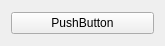
<?xml version="1.0" encoding="UTF-8"?>
<ui version="4.0">
 <class>Form</class>
 <widget class="QWidget" name="Form">
  <property name="geometry">
   <rect>
    <x>0</x>
    <y>0</y>
    <width>165</width>
    <height>46</height>
   </rect>
  </property>
  <property name="windowTitle">
   <string>Form</string>
  </property>
  <layout class="QVBoxLayout" name="verticalLayout">
   <item>
    <widget class="ColorButton" name="btn_color">
     <property name="text">
      <string>PushButton</string>
     </property>
    </widget>
   </item>
  </layout>
 </widget>
 <customwidgets>
  <customwidget>
   <class>ColorButton</class>
   <extends>QPushButton</extends>
   <header>fpga_device_monitor.widgets.colorbutton</header>
  </customwidget>
 </customwidgets>
 <resources/>
 <connections/>
</ui>
